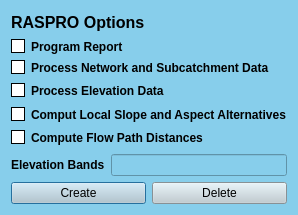
<?xml version="1.0" encoding="UTF-8"?>
<ui version="4.0">
 <class>control_raspro_dialog</class>
 <widget class="QDialog" name="control_raspro_dialog">
  <property name="geometry">
   <rect>
    <x>0</x>
    <y>0</y>
    <width>286</width>
    <height>215</height>
   </rect>
  </property>
  <property name="windowTitle">
   <string>RASPRO control file</string>
  </property>
  <property name="styleSheet">
   <string notr="true">background-color: #87CEEB;</string>
  </property>
  <layout class="QGridLayout" name="gridLayout">
   <item row="0" column="0">
    <widget class="QLabel" name="label">
     <property name="font">
      <font>
       <pointsize>12</pointsize>
       <weight>75</weight>
       <bold>true</bold>
      </font>
     </property>
     <property name="text">
      <string>RASPRO Options</string>
     </property>
    </widget>
   </item>
   <item row="1" column="0">
    <widget class="QCheckBox" name="checkBox">
     <property name="font">
      <font>
       <weight>75</weight>
       <bold>true</bold>
      </font>
     </property>
     <property name="styleSheet">
      <string notr="true">QCheckBox::hover{color:white}

QCheckBox::indicator:unchecked {
    background-color: white;
	border: 1px solid black
}</string>
     </property>
     <property name="text">
      <string>Program Report</string>
     </property>
    </widget>
   </item>
   <item row="2" column="0" colspan="2">
    <widget class="QCheckBox" name="checkBox_2">
     <property name="font">
      <font>
       <weight>75</weight>
       <bold>true</bold>
      </font>
     </property>
     <property name="styleSheet">
      <string notr="true">QCheckBox::hover{color:white}

QCheckBox::indicator:unchecked {
    background-color: white;
	border: 1px solid black
}</string>
     </property>
     <property name="text">
      <string>Process Network and Subcatchment Data</string>
     </property>
    </widget>
   </item>
   <item row="3" column="0">
    <widget class="QCheckBox" name="checkBox_3">
     <property name="font">
      <font>
       <weight>75</weight>
       <bold>true</bold>
      </font>
     </property>
     <property name="styleSheet">
      <string notr="true">QCheckBox::hover{color:white}

QCheckBox::indicator:unchecked {
    background-color: white;
	border: 1px solid black
}</string>
     </property>
     <property name="text">
      <string>Process Elevation Data</string>
     </property>
    </widget>
   </item>
   <item row="3" column="1">
    <spacer name="horizontalSpacer">
     <property name="orientation">
      <enum>Qt::Horizontal</enum>
     </property>
     <property name="sizeHint" stdset="0">
      <size>
       <width>108</width>
       <height>20</height>
      </size>
     </property>
    </spacer>
   </item>
   <item row="4" column="0" colspan="2">
    <widget class="QCheckBox" name="checkBox_4">
     <property name="font">
      <font>
       <weight>75</weight>
       <bold>true</bold>
      </font>
     </property>
     <property name="styleSheet">
      <string notr="true">QCheckBox::hover{color:white}

QCheckBox::indicator:unchecked {
    background-color: white;
	border: 1px solid black
}</string>
     </property>
     <property name="text">
      <string>Comput Local Slope and Aspect Alternatives</string>
     </property>
    </widget>
   </item>
   <item row="5" column="0" colspan="2">
    <layout class="QHBoxLayout" name="horizontalLayout">
     <item>
      <widget class="QCheckBox" name="checkBox_5">
       <property name="font">
        <font>
         <weight>75</weight>
         <bold>true</bold>
        </font>
       </property>
       <property name="styleSheet">
        <string notr="true">QCheckBox::hover{color:white}

QCheckBox::indicator:unchecked {
    background-color: white;
	border: 1px solid black
}</string>
       </property>
       <property name="text">
        <string>Compute Flow Path Distances</string>
       </property>
      </widget>
     </item>
     <item>
      <spacer name="horizontalSpacer_2">
       <property name="orientation">
        <enum>Qt::Horizontal</enum>
       </property>
       <property name="sizeHint" stdset="0">
        <size>
         <width>40</width>
         <height>20</height>
        </size>
       </property>
      </spacer>
     </item>
    </layout>
   </item>
   <item row="6" column="0" colspan="2">
    <layout class="QHBoxLayout" name="horizontalLayout_2">
     <item>
      <widget class="QLabel" name="label_2">
       <property name="font">
        <font>
         <weight>75</weight>
         <bold>true</bold>
        </font>
       </property>
       <property name="text">
        <string>Elevation Bands</string>
       </property>
      </widget>
     </item>
     <item>
      <widget class="QLineEdit" name="lineEdit">
       <property name="font">
        <font>
         <weight>75</weight>
         <bold>true</bold>
        </font>
       </property>
      </widget>
     </item>
    </layout>
   </item>
   <item row="7" column="0" colspan="2">
    <layout class="QHBoxLayout" name="horizontalLayout_3">
     <item>
      <widget class="QPushButton" name="pushButton">
       <property name="styleSheet">
        <string notr="true">background-color: #becbd1;</string>
       </property>
       <property name="text">
        <string>Create</string>
       </property>
      </widget>
     </item>
     <item>
      <widget class="QPushButton" name="delete_2">
       <property name="styleSheet">
        <string notr="true">background-color: #becbd1;</string>
       </property>
       <property name="text">
        <string>Delete</string>
       </property>
      </widget>
     </item>
    </layout>
   </item>
  </layout>
 </widget>
 <resources/>
 <connections/>
</ui>
